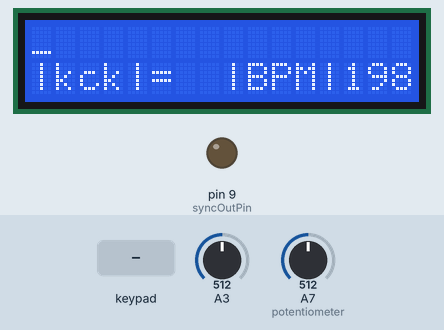
A sketch run on a simulated Arduino Nano, built with avr-gcc and run on an emulated ATmega328P. Parts: 16×2 character LCD, output pins drawn as LEDs (lit = HIGH). The inputs (shaded band) are chosen by the test bench; at power-on: A3 = 512, A7 (potentiometer) = 512. What the sketch prints to the serial monitor is not drawn.

Above: at 5.2 s.
5.3 s: keypad keys 8 7 6 * pressed 0.4 s apart
At 7.1 s:
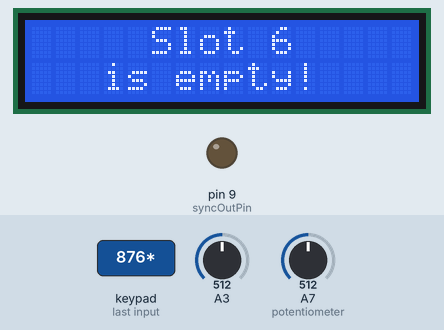
9.9 s: key '0' pressed
At 11.0 s:
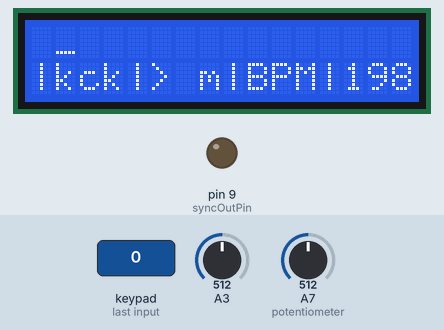
12.6 s: keypad keys 5 4 3 2 pressed 0.4 s apart
At 14.3 s:
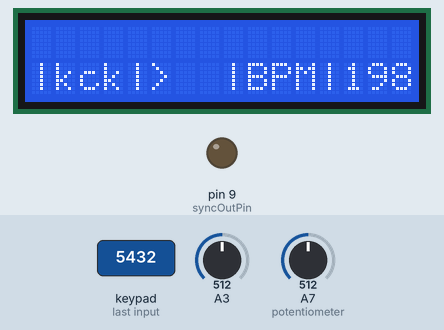
15.7 s: keypad keys 5 4 3 2 * pressed 0.4 s apart
At 16.5 s:
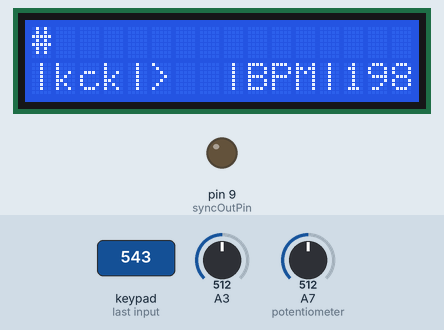
19.2 s: key '2' pressed
At 20.1 s:
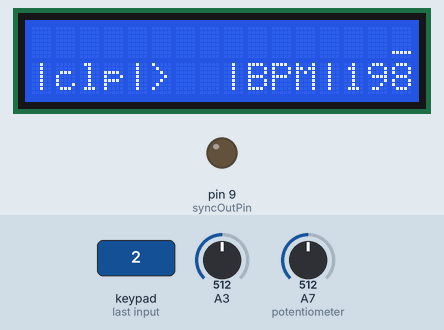
22.1 s: key '5' pressed
At 22.5 s:
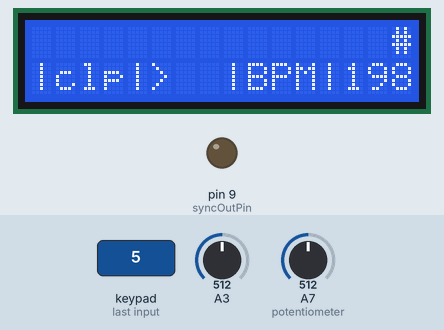
Timing chart, 0 to 25.1 s (numbered marks = the images above; inputs shaded):
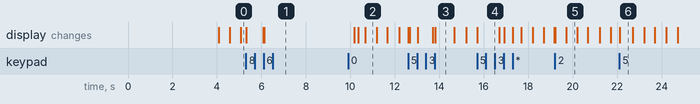

The sketch:

DrumMachine_v1_1.ino
```cpp
#include <stdio.h>
#include <string.h>

//Memory - for saving and loading patterns
#include <EEPROM.h>

//To change digital port to Software Serial ports for second midi connector
#include <SoftwareSerial.h>
SoftwareSerial mySerial(11, 12); // Digital ports as 11 (RX) i 12 (TX)

//LCD
#include <LiquidCrystal_I2C.h>  /*include LCD I2C Library*/
LiquidCrystal_I2C lcd(0x27,16,2);  /*I2C scanned address defined + I2C screen size*/
boolean isDisplaying = false;
int pointerCoordinate = 0;
bool pointerOnLCD = false;
unsigned long pointerTime;
int drum_select;


//Keyboard
#include <Keypad.h>
const byte ROWS = 4; //four rows
const byte COLS = 3; //three columns
char keys[ROWS][COLS] = {
  {'#','*','0'},
  {'9','7','8'},
  {'6','4','5'},
  {'3','1','2'}
};
byte rowPins[ROWS] = {5, 4, 3, 2}; //connect to the row pinouts of the keypad
byte colPins[COLS] = {8, 7, 6}; //connect to the column pinouts of the keypad
Keypad keypad = Keypad( makeKeymap(keys), rowPins, colPins, ROWS, COLS );

unsigned long specialButton1Timer;
unsigned long specialButton2Timer;
unsigned long saveSlotsButtonTimer;

unsigned long changeDrumButtonTimer = 0;
int saveSlotKey = -1;


///////////////
//MIDI and Sync
bool isPlaying = false;
int bpm = 140;
int swing = 0;

int drumVolume[7];
bool muted[7];
//int drumsMidi[7] = {36, 52, 54, 57, 58, 62, 54};
int drumsMidi[7] = {39, 52, 54, 57, 58, 62, 59};

int syncOutPin = 9;
bool isEveryOther = false;
unsigned long timeSyncOut, timeDrumMachine;
int whichQuarterNote = 0;

//Pattern
char drumPattern[7][16] = {
                        {' ', ' ', ' ', ' ', ' ', ' ', ' ', ' ', ' ', ' ', ' ', ' ', ' ', ' ', ' ', ' '}, //kick
                        {' ', ' ', ' ', ' ', ' ', ' ', ' ', ' ', ' ', ' ', ' ', ' ', ' ', ' ', ' ', ' '}, //snare
                        {' ', ' ', ' ', ' ', ' ', ' ', ' ', ' ', ' ', ' ', ' ', ' ', ' ', ' ', ' ', ' '}, //clap
                        {' ', ' ', ' ', ' ', ' ', ' ', ' ', ' ', ' ', ' ', ' ', ' ', ' ', ' ', ' ', ' '}, //closed hi-hat
                        {' ', ' ', ' ', ' ', ' ', ' ', ' ', ' ', ' ', ' ', ' ', ' ', ' ', ' ', ' ', ' '}, //open hi-hat
                        {' ', ' ', ' ', ' ', ' ', ' ', ' ', ' ', ' ', ' ', ' ', ' ', ' ', ' ', ' ', ' '}, //riddle
                        {' ', ' ', ' ', ' ', ' ', ' ', ' ', ' ', ' ', ' ', ' ', ' ', ' ', ' ', ' ', ' '}  //maracas
                         };


void setup() {
  lcd.init();  /*LCD display initialized*/
  lcd.clear();     /*Clear LCD Display*/
  lcd.backlight();      /*Turn ON LCD Backlight*/
  pointerTime = millis();

  pinMode(syncOutPin, OUTPUT);
  //Serial for midi communication
  Serial.begin(31250);
  mySerial.begin(31250);
  timeSyncOut = timeDrumMachine = millis();

  //append mute table with false - none of the drums are muted when device is powered up
  for(int i = 0; i < 7; i++) {
    muted[i] = false;
    drumVolume[i] = 100;

    lcd.setCursor(4,0);
    lcd.print("BuzzBeat");
    lcd.setCursor(6, 1);
    lcd.print("v1.1");
    delay(550);
    lcd.clear();
  }
}
/*
/This function will print on LCD pattern for choosed drum.
/Example 'techno' kick 4x4:
//////////////////
/#   #   #   #   /
/|kck|= m|bpm|140/
//////////////////
/where # is note on, blank characters between are no note.
*/

/*
void printDrumPattern(int drumChoice) {
  lcd.clear();
  char *DrumsNames[] = {"kck", "snr", "clp", "cld", "ope", "rid", "mar"};

  for(int i = 0; i < 16; i++) {
    lcd.setCursor(i,0);
    lcd.print(drumPattern[drumChoice][i]);
  }


  lcd.setCursor(1,1);
  lcd.print(DrumsNames[drumChoice]);


  lcd.setCursor(5,1);
  if(isPlaying) lcd.print(">");
  else lcd.print("=");

  lcd.setCursor(7,1);
  if(muted[drumChoice]) lcd.print("m");
  else lcd.print(" ");
}
*/

void printDrumPattern(int drumChoice) {
  char *DrumsNames[] = {"kck", "snr", "clp", "cld", "ope", "rid", "mar"};
  String upperLine = "";

  for(int i = 0; i < 16; i++) {
    upperLine += drumPattern[drumChoice][i];
  }


  lcd.setCursor(7,1);
  if (muted[drumChoice]) lcd.print("m");
  else lcd.print(" ");

  lcd.setCursor(0,0);
  lcd.print(upperLine);
  lcd.setCursor(1,1);
  lcd.print(DrumsNames[drumChoice]);

}

void drawBPM(){
  lcd.setCursor(13,1);
  lcd.print(bpm);
  if(bpm < 10){
  lcd.setCursor(14,1);
  lcd.print("  ");
  }
  else if(bpm < 100){
  lcd.setCursor(15,1);
  lcd.print(" ");
  }
}

void updateDrumPatternList(char x, int p, int ds){
    drumPattern[ds][p] = x;
}


void loop() {
  //display kick pattern as defualt after turning the device on
  if(!isDisplaying) {
    lcd.clear();
    lcd.setCursor(0,1);
    lcd.print("|   |   |BPM|");
    printDrumPattern(0);
    lcd.setCursor(5,1);
    lcd.print("=");
    drawBPM();
    isDisplaying = true;
  }


  char key = keypad.getKey();
  unsigned long currentTime = millis();


  //start stop 0 button
  if(key == '0'){
    lcd.setCursor(5,1);
    if(!isPlaying){
      isPlaying = true;
      lcd.print(">");
      }

    else{
      isPlaying = false;
      lcd.print("=");
      //set to 0, so after stop, and play, drum machine will play till first note in pattern
      whichQuarterNote = 0;
    }
  }

  //change displayed drum on LCD with keys 2 and 8
  if (key == '2' && currentTime - changeDrumButtonTimer >= 400 ){
    if(drum_select < 6) drum_select++;
    else drum_select = 0;
    printDrumPattern(drum_select);
    changeDrumButtonTimer = millis();
    }

  if (key == '8' && currentTime - changeDrumButtonTimer >= 400){
    if(drum_select > 0) drum_select--;
    else drum_select = 6;
    printDrumPattern(drum_select);
    changeDrumButtonTimer = millis();
    }

  //Assign note on or off
  if (key == '5'){
    char noteSign = drumPattern[drum_select][pointerCoordinate];
    lcd.setCursor(pointerCoordinate, 0);
    char sign;

    if (noteSign == '#'){
      drumPattern[drum_select][pointerCoordinate] = ' ';
      sign = ' ';
    }

    else{
      drumPattern[drum_select][pointerCoordinate] = '#';
      sign = '#';
    }
    updateDrumPatternList(sign, pointerCoordinate, drum_select);
    lcd.print(drumPattern[drum_select][pointerCoordinate]); //update screen
  }

  //change pointer position with keys 4 and 6:
  if (key == '4' || key == '6'){
    //to ensure that the pointer will not stay printed on screen
    //printing new screen create LCD blink
    lcd.setCursor(pointerCoordinate, 0);
    lcd.print(drumPattern[drum_select][pointerCoordinate]);
    if(key == '4'){
      if(pointerCoordinate > 0) pointerCoordinate--;
      else pointerCoordinate = 15;
    }

    if (key == '6'){
      if(pointerCoordinate < 15) pointerCoordinate++;
      else pointerCoordinate = 0;
    }
  }

    //volume down selected drum
  if(key == '1' && isPlaying){
    if(drumVolume[drum_select] - 10 >= 10) drumVolume[drum_select] -= 10;
  }

  //volume up selected drum
  if(key == '3' && isPlaying){
    if(drumVolume[drum_select] + 10 <= 120) drumVolume[drum_select] += 10;
  }

  //mute/unmute drum
  if(key == '*'){
    lcd.setCursor(7,1);
    if(muted[drum_select]) {
      muted[drum_select] = false;
      lcd.print(" ");
    }
    else {
      muted[drum_select] = true;
      lcd.print("m");
    }
  }

  //clear selected drum pattern
  if(key == '#'){
    for(int i = 0; i < 16; i++) drumPattern[drum_select][i] = ' ';
    lcd.setCursor(0,0);
    lcd.print("                ");
    printDrumPattern[drum_select];

  }

  currentTime = millis();

  //Blinking pointer part:
  //pointer will blink at 650 miliseconds interval
  if(currentTime - pointerTime >= 500 ){
    lcd.setCursor(pointerCoordinate, 0);
    pointerTime = millis();
    if(!pointerOnLCD){
      lcd.print('_');
      pointerOnLCD = true;
    }
    else{
      lcd.print(drumPattern[drum_select][pointerCoordinate]);
      pointerOnLCD = false;
    }
  }

  //Special buttons # and * options:
  if(key == '9' && !isPlaying){
    specialButton1Timer = millis();
    saveSlotKey = -1;
  }

  if(key == '7' && !isPlaying) specialButton2Timer = millis();

  int keyInt = -1;
  if(key){
    if(key != '7' || key != '9') keyInt = key - '0';
    }

  if(!isPlaying){
    if(keyInt < 7 && keyInt >= 0){
      saveSlotKey = keyInt;
      saveSlotsButtonTimer = millis();
    }
  }

  //saving pattern - press [9] button and then from 1 to 6 on numpad, to pick slot
  if(specialButton1Timer && currentTime - specialButton1Timer <= 5000 && !isPlaying){
    if(saveSlotKey != -1 && currentTime - saveSlotsButtonTimer <= 3000 ){
      saveSlotsButtonTimer = specialButton1Timer = 0;
      savePattern(saveSlotKey);
      saveSlotKey = -1;
    }
  }

  //loading Pattern - press [7] button and then from 1 to 6 on numpad, to pick slot
  if(specialButton2Timer && currentTime - specialButton2Timer <= 5000 && !isPlaying){
    if(saveSlotKey != -1 && currentTime - saveSlotsButtonTimer <= 3000 ){
      saveSlotsButtonTimer = specialButton2Timer = 0;
      loadPattern(saveSlotKey);
      saveSlotKey = -1;
    }
  }


  //read bpm from potetiometer 1
  int readPotentiometer1 = scalePotentiometerReadBPM(analogRead(A7)); // BPM from potentiometer


  if (readPotentiometer1 != bpm){
    if (readPotentiometer1 - bpm > 3 ||  bpm - readPotentiometer1 > 3){
      bpm = readPotentiometer1;
      //Update BPM value on the screen
      drawBPM();
    }
  }


  //read swing from potetiometer 2
  int readPotentiometer2 = analogRead(A3);
  readPotentiometer2 = scalePotentiometerReadSwing(readPotentiometer2); // Swing from potentiometer
  if (readPotentiometer2 != swing){
    if(readPotentiometer2 - swing > 3 ||  swing - readPotentiometer2 > 3) swing = readPotentiometer2;

  }

  //////////////////////////
  //////////////////////////
  //Playing and Syncin' Part

  int x, y;
  x = y = countBPM(bpm);


  //send sync out via jack connected to pin D9
  unsigned long current_time = millis();
  /*
  if(current_time >= timeSyncOut + y){
    send2ppq();
    timeSyncOut = current_time;
  }
  */


  x /= 2; //BPM is not working good here, to be figured.
  //swing - every other note is playig slighty faster
  if(!isEveryOther) x += swing;
  else x -= swing;


  //Sending signal via MIDI cable connected to serial pin tx.
  //Turning note On
  current_time = millis();

  if(current_time >= timeDrumMachine + x && isPlaying){
    mySerial.write(0xF8); //send midi clock through midi out female connector 1
    delayMicroseconds(100); //delay between serials to mitigate interuptions
    send2ppq();
    play_drums(); // send midi notes through midi out female connector 2
    delayMicroseconds(100);
    timeDrumMachine = current_time;
    if(whichQuarterNote < 15) whichQuarterNote++;
    else whichQuarterNote = 0;
    if(!isEveryOther) isEveryOther = true;
    else isEveryOther = false;


  }
}


void play_drums(){
  for(int i = 0; i < 7; i++){
    bool ax = true;
    if(!muted[i] && drumPattern[i][whichQuarterNote] == '#') {
      noteOn(0x90, drumsMidi[i], drumVolume[i]);
    }
  }
}


int countBPM(int bpm) {
  float y = (60.0 * 1000) / bpm;
  y /= 2;
  int x = (int)y;
  return x;
}


int scalePotentiometerReadBPM(int potRead){
  // Linear transform
  potRead = (float(potRead - 1) * (300.0 - 71.0) / (920.0 - 1.0)) + 71.0;
  potRead = int(potRead);
  return potRead;
}


int scalePotentiometerReadSwing(int potRead){
  // Linear transform
  potRead = float(potRead) / 10.0;
  potRead = int(potRead);
  potRead /= 2; //adjust swing to correct measured subiectivly level
  return potRead;
}


void noteOn(int cmd, int pitch, int velocity) {
  Serial.write(cmd);
  Serial.write(pitch);
  Serial.write(velocity);
}


void send2ppq(){
  //Sending sync audio out of jack connected to D9
  //2ppq
  for(int i = 0; i < 2; i++){
    digitalWrite(syncOutPin, HIGH);
    delayMicroseconds(1);
    digitalWrite(syncOutPin, LOW);
    delayMicroseconds(1);
  }
}


//Save and Load pattern to EEPROM:
//6 save slots, so 6 pattern could be stored

void savePattern(int savingSlot){

  int address;
  address = 0 + (savingSlot * 112);
  for(int i = 0; i < 7 ;i++){
    for(int j = 0; j < 16; j++){
      EEPROM.put(address, drumPattern[i][j]);
      address++;
    }
  }

  //display info about save:
  lcd.clear();
  lcd.setCursor(0,0);
  lcd.print("Pattern has been");
  lcd.setCursor(0,1);
  lcd.print("saved on slot");
  lcd.setCursor(14,1);
  lcd.print(savingSlot);
  delay(4000);
  isDisplaying = false;

}


void loadPattern(int savingSlot){
  int address;
  address = 0 + (savingSlot * 112);
  if(EEPROM.read(address) != 255){
    for(int i = 0; i < 7 ;i++){
      for(int j = 0; j < 16; j++){
        char valueRead;
        EEPROM.get(address, valueRead);
        drumPattern[i][j] = valueRead;
        address++;
      }
    }
  //display info about load:
  lcd.clear();
  lcd.setCursor(0,0);
  lcd.print("Pattern loaded");
  lcd.setCursor(2,1);
  lcd.print("from slot");
  lcd.setCursor(12,1);
  lcd.print(savingSlot);
  delay(4000);
  isDisplaying = false;
  }
  else {
  lcd.clear();
  lcd.setCursor(5,0);
  lcd.print("Slot");
  lcd.setCursor(10,0);
  lcd.print(savingSlot);
  lcd.setCursor(3,1);
  lcd.print("is empty!");
  delay(4000);
  isDisplaying = false;
  }
}
```

Measured:
- after the input at 5.3 s, the display: first changes at once (image 1 shows a later state)
- after the input at 9.9 s, the display: first differs from a run without the input after 0.46 s (image 2 shows a later state)
- after the input at 12.6 s, the display: first changes at once (image 3 shows a later state)
- after the input at 15.7 s, the display: changes at once (image 4)
- after the input at 19.2 s, the display: first changes at once (image 5 shows a later state)
- after the input at 22.1 s, the display: changes at once (image 6)
- what the display in image 6 shows lasts 0.6 s, from 22.1 s to 22.7 s
